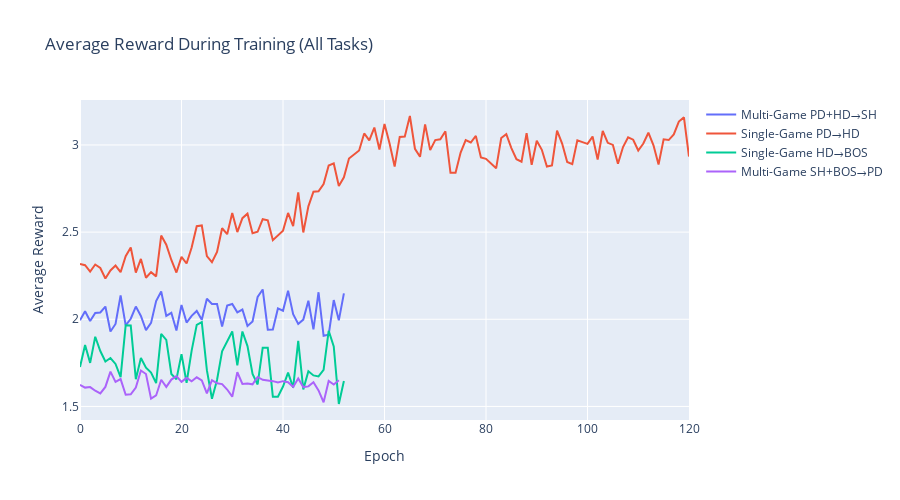

The cell this chart's notebook holds for it:
### Markdown cell above
### 2.4 Reward Accumulation During Training

### Code cell
# Look for reward columns
reward_cols = [col for col in all_training.columns if 'reward' in col.lower()]

print("Reward columns found:")
for col in reward_cols:
    print(f"  - {col}")

reward_col = None
for col in reward_cols:
    if 'loss' not in col.lower():  # Exclude reward_loss
        reward_col = col
        break

if reward_col:
    print(f"\nUsing reward column: {reward_col}")
    
    fig = go.Figure()
    
    for task_id, config in TASK_CONFIGS.items():
        task_data = all_training[all_training['task_id'] == task_id].copy()
        
        if 'epoch' in task_data.columns:
            epoch_reward = task_data.groupby('epoch')[reward_col].mean().reset_index()
            x_col = 'epoch'
        else:
            epoch_reward = task_data[[reward_col]].reset_index()
            x_col = 'index'
            epoch_reward.rename(columns={'index': 'epoch'}, inplace=True)
        
        fig.add_trace(
            go.Scatter(
                x=epoch_reward[x_col],
                y=epoch_reward[reward_col],
                mode='lines',
                name=config['name'],
                line=dict(width=2)
            )
        )
    
    fig.update_layout(
        title="Average Reward During Training (All Tasks)",
        xaxis_title="Epoch",
        yaxis_title="Average Reward",
        height=500,
        hovermode='x unified'
    )
    
    fig.show()
    
    # Summary statistics
    print("\n" + "=" * 80)
    print("TRAINING REWARD SUMMARY")
    print("=" * 80)
    for task_id, config in TASK_CONFIGS.items():
        task_data = all_training[all_training['task_id'] == task_id]
        if not task_data[reward_col].isna().all():
            print(f"\n{config['name']}:")
            print(f"  Mean Reward: {task_data[reward_col].mean():.4f}")
            print(f"  Std Reward: {task_data[reward_col].std():.4f}")
            print(f"  Final 10 epochs mean: {task_data[reward_col].tail(10).mean():.4f}")
else:
    print("⚠️  No suitable reward column found")

### Figure 1 — Plotly figure (JSON) as saved in the notebook; plotly's stock layout.template omitted (floating-point values rounded to 4 significant figures)
{"data": [{"line": {"width": 2}, "mode": "lines", "name": "Multi-Game PD+HD→SH", "type": "scatter", "x": [0, 1, 2, 3, 4, 5, 6, 7, 8, 9, 10, 11, 12, 13, 14, 15, 16, 17, 18, 19, 20, 21, 22, 23, 24, 25, 26, 27, 28, 29, 30, 31, 32, 33, 34, 35, 36, 37, 38, 39, 40, 41, 42, 43, 44, 45, 46, 47, 48, 49, 50, 51, 52], "y": [1.995, 2.046, 1.99, 2.036, 2.039, 2.073, 1.93, 1.973, 2.137, 1.965, 2.003, 2.073, 2.019, 1.938, 1.979, 2.104, 2.159, 2.019, 2.037, 1.936, 2.082, 1.981, 2.02, 2.048, 1.997, 2.118, 2.088, 2.088, 1.958, 2.079, 2.088, 2.04, 2.056, 1.962, 1.987, 2.128, 2.171, 1.94, 1.941, 2.062, 2.049, 2.164, 2.029, 1.973, 1.998, 2.106, 1.942, 2.155, 1.905, 1.912, 2.11, 1.994, 2.148]}, {"line": {"width": 2}, "mode": "lines", "name": "Single-Game PD→HD", "type": "scatter", "x": [0, 1, 2, 3, 4, 5, 6, 7, 8, 9, 10, 11, 12, 13, 14, 15, 16, 17, 18, 19, 20, 21, 22, 23, 24, 25, 26, 27, 28, 29, 30, 31, 32, 33, 34, 35, 36, 37, 38, 39, 40, 41, 42, 43, 44, 45, 46, 47, 48, 49, 50, 51, 52, 53, 54, 55, 56, 57, 58, 59, 60, 61, 62, 63, 64, 65, 66, 67, 68, 69, 70, 71, 72, 73, 74, 75, 76, 77, 78, 79, 80, 81, 82, 83, 84, 85, 86, 87, 88, 89, 90, 91, 92, 93, 94, 95, 96, 97, 98, 99, 100, 101, 102, 103, 104, 105, 106, 107, 108, 109, 110, 111, 112, 113, 114, 115, 116, 117, 118, 119, 120], "y": [2.318, 2.31, 2.274, 2.314, 2.294, 2.234, 2.28, 2.308, 2.27, 2.362, 2.412, 2.268, 2.346, 2.238, 2.27, 2.246, 2.48, 2.428, 2.34, 2.268, 2.358, 2.32, 2.412, 2.534, 2.538, 2.362, 2.328, 2.386, 2.522, 2.488, 2.61, 2.5, 2.58, 2.606, 2.494, 2.502, 2.574, 2.568, 2.454, 2.48, 2.508, 2.61, 2.534, 2.728, 2.498, 2.648, 2.732, 2.734, 2.776, 2.882, 2.894, 2.764, 2.814, 2.922, 2.944, 2.968, 3.066, 3.026, 3.1, 2.974, 3.12, 3.008, 2.876, 3.046, 3.048, 3.166, 2.978, 2.932, 3.118, 2.97, 3.028, 3.032, 3.078, 2.84, 2.84, 2.956, 3.028, 3.014, 3.052, 2.928, 2.92, 2.894, 2.866, 3.04, 3.062, 2.982, 2.918, 2.904, 3.068, 2.886, 3.024, 2.972, 2.876, 2.882, 3.082, 3.008, 2.902, 2.89, 3.026, 3.016, 3.006, 3.048, 2.916, 3.08, 3.012, 3.0, 2.892, 2.988, 3.044, 3.03, 2.968, 3.008, 3.07, 2.998, 2.888, 3.032, 3.028, 3.06, 3.134, 3.158, 2.933]}, {"line": {"width": 2}, "mode": "lines", "name": "Single-Game HD→BOS", "type": "scatter", "x": [0, 1, 2, 3, 4, 5, 6, 7, 8, 9, 10, 11, 12, 13, 14, 15, 16, 17, 18, 19, 20, 21, 22, 23, 24, 25, 26, 27, 28, 29, 30, 31, 32, 33, 34, 35, 36, 37, 38, 39, 40, 41, 42, 43, 44, 45, 46, 47, 48, 49, 50, 51, 52], "y": [1.726, 1.852, 1.75, 1.9, 1.818, 1.758, 1.778, 1.744, 1.668, 1.966, 1.964, 1.656, 1.778, 1.722, 1.694, 1.634, 1.916, 1.882, 1.686, 1.656, 1.8, 1.636, 1.82, 1.968, 1.984, 1.708, 1.544, 1.652, 1.816, 1.872, 1.93, 1.736, 1.93, 1.846, 1.686, 1.626, 1.836, 1.836, 1.556, 1.556, 1.614, 1.694, 1.608, 1.876, 1.598, 1.702, 1.678, 1.672, 1.71, 1.934, 1.844, 1.514, 1.646]}, {"line": {"width": 2}, "mode": "lines", "name": "Multi-Game SH+BOS→PD", "type": "scatter", "x": [0, 1, 2, 3, 4, 5, 6, 7, 8, 9, 10, 11, 12, 13, 14, 15, 16, 17, 18, 19, 20, 21, 22, 23, 24, 25, 26, 27, 28, 29, 30, 31, 32, 33, 34, 35, 36, 37, 38, 39, 40, 41, 42, 43, 44, 45, 46, 47, 48, 49, 50, 51], "y": [1.624, 1.608, 1.611, 1.59, 1.575, 1.612, 1.7, 1.641, 1.657, 1.567, 1.57, 1.608, 1.706, 1.686, 1.545, 1.563, 1.653, 1.612, 1.654, 1.674, 1.641, 1.664, 1.644, 1.667, 1.649, 1.575, 1.651, 1.633, 1.628, 1.597, 1.556, 1.696, 1.629, 1.632, 1.627, 1.669, 1.653, 1.651, 1.645, 1.637, 1.645, 1.639, 1.612, 1.66, 1.611, 1.615, 1.639, 1.592, 1.524, 1.646, 1.626, 1.651]}], "layout": {"height": 500, "hovermode": "x unified", "title": {"text": "Average Reward During Training (All Tasks)"}, "xaxis": {"title": {"text": "Epoch"}}, "yaxis": {"title": {"text": "Average Reward"}}}}
